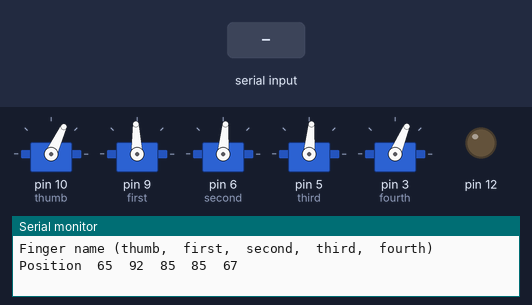
The sketch below on a simulated Arduino Uno, built with avr-gcc and run on an emulated ATmega328P. On the bench: 5 × servo, output pins drawn as LEDs (lit = HIGH), the last lines printed to the serial monitor. The inputs (shaded band) are chosen by the test bench. Random numbers use the default seed unless the sketch sets one.

Above: at 2.2 s.
2.3 s: "in_n_out" received over Serial
At 4.5 s:
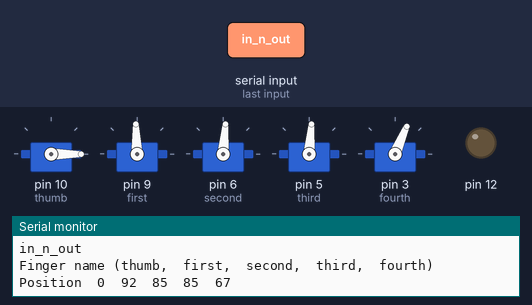
4.8 s: "first" received over Serial
7.3 s: "second" received over Serial
At 8.5 s:
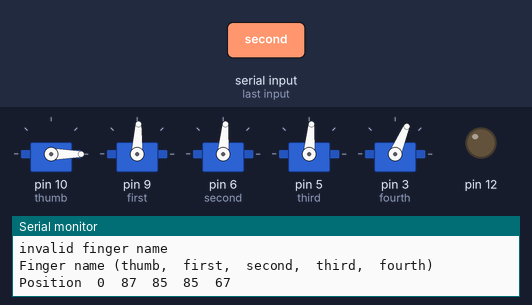
9.8 s: "play" received over Serial
At 12.0 s:
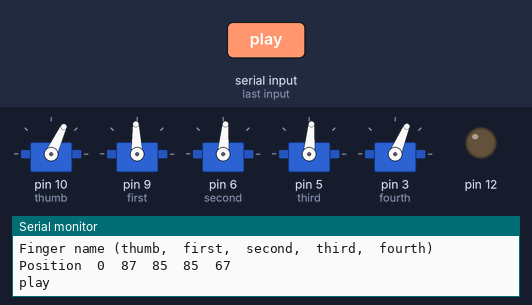
12.8 s: "ripple" received over Serial
15.8 s: "ripple" received over Serial
At 17.4 s:
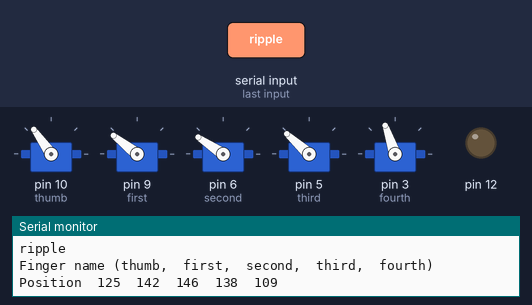
Timing chart, 0 to 18.9 s (numbered marks = the images above; inputs shaded):
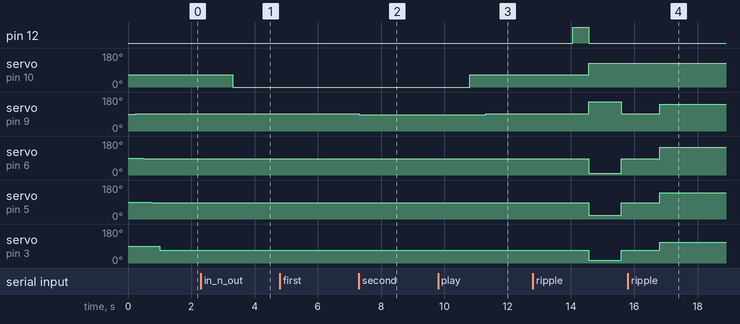

Measured:
- after the input at 2.3 s, servo on pin 10 (thumb): 65° → 0° after 1.0 s
- after the input at 7.3 s, servo on pin 9 (first): 92° → 87° at once
- after the input at 9.8 s, servo on pin 10 (thumb): 0° → 65° after 1.0 s; servo on pin 9 (first): 87° → 92° after 1.5 s
- after the input at 15.8 s, servo on pin 9 (first): 92° → 142° after 1.0 s; servo on pin 6 (second): 85° → 146° after 1.0 s; servo on pin 5 (third): 85° → 138° after 1.0 s; servo on pin 3 (fourth): 67° → 109° after 1.0 s

The sketch:

constants.ino
```cpp
#include "Servo.h"


Servo thumb;    //global objects accessable in all functions. use servo object for each finger
Servo first;
Servo second;
Servo third;
Servo fourth;


int thumb_upper = 125;      //mechanical limtis for fingers
int thumb_lower = 5;
int thumb_range = thumb_upper - thumb_lower;
int thumb_mid = thumb_lower + thumb_range/2;


int first_upper = 155;
int first_lower = 30;
int first_range = first_upper - first_lower;
int first_mid = first_lower + first_range/2;

int second_upper = 160;   //note, due to motor reversed in frame this motor operates in reverse direction, upper limit is closed finger
int second_lower = 10;
int second_range = second_upper - second_lower;
int second_mid = second_lower + second_range/2;

int third_upper = 150;
int third_lower = 20;
int third_range = third_upper - third_lower;
int third_mid = third_lower + third_range/2;

int fourth_upper = 120;
int fourth_lower = 15;
int fourth_range = fourth_upper - fourth_lower;
int fourth_mid = fourth_lower + fourth_range/2;

int rock_first = first_lower;   //define global variables for positions of fingers for each hand movement. set these as required
int rock_second = second_upper;   //note, reverse connected
int rock_third = third_lower;
int rock_fourth = fourth_lower;
int rock_thumb = thumb_lower;

int paper_first = first_upper;
int paper_second = second_lower;
int paper_third = third_upper;
int paper_fourth = fourth_upper;
int paper_thumb = thumb_upper;

int scissors_first = first_upper;
int scissors_second = second_lower;
int scissors_third = third_lower;
int scissors_fourth = fourth_lower;
int scissors_thumb = thumb_upper;


int period =4000;               //4 seconds to cycle in and out
int flag3 = 0;
int flag4 = 0;
int flag5 = 0;
int finger_lag = (3.14159/8);
int start_time;
```

functions.ino
```cpp
void initialise_arm(){
thumb.attach(10);
first.attach(9);
second.attach(6);
third.attach(5);
fourth.attach(3);

 thumb.write(thumb_mid);                     //set everything to a neutral point, there shouldn't be large forces on the motors here
 delay(250);                          //small delay so as not to draw too much current by running all servos
 first.write(first_mid);
 delay(250);
 second.write(second_mid);
 delay(250);
 third.write(third_mid);
 delay(250);
 fourth.write(fourth_mid);
}


void middle_pos(){

  thumb.write(thumb_mid);                     //set everything to a neutral point, there shouldn't be large forces on the motors here
 delay(250);                          //small delay so as not to draw too much current by running all servos
 fourth.write(fourth_mid);
 delay(250);
 first.write(first_mid);
 delay(250);
 third.write(third_mid);
 delay(250);
 second.write(second_mid);
 delay(250);

}
void play(){
  int temp = random(0,4);
  middle_pos();
  Serial.println("Lets play!");
  delay(1000);

  Serial.println("Rock...");
  delay(500);

  Serial.println("Paper...!");

  delay(500);

  digitalWrite(12,HIGH);
  Serial.println("Scissors!");
  delay(500);
  digitalWrite(12,LOW);
  Serial.println("\n\n");

  if (temp ==1){
  rock();
  Serial.println("Rock!");
  }

  else if(temp ==2){
  paper();
  Serial.println("Paper!");
  }

  else if (temp ==3){
  scissors();
  Serial.println("Scissors!");
  }

}


void rock (){
first.write(rock_first);
second.write(rock_second);
third.write(rock_third);
fourth.write(rock_fourth);
thumb.write(rock_thumb);

}

void paper (){
first.write(paper_first);
second.write(paper_second);
third.write(paper_third);
fourth.write(paper_fourth);
thumb.write(paper_thumb);

}


void scissors (){
first.write(scissors_first);
second.write(scissors_second);
third.write(scissors_third);
fourth.write(scissors_fourth);
thumb.write(scissors_thumb);

}
void set_pos (String finger, int pos){
  if (check_limits(finger, pos)){      //check mechanically save position
    if (finger == "first"){     //check it matches an active servo
      first.write(pos);
    }
    else if(finger =="second"){
      second.write(pos);
    }
    else if(finger =="third"){
      third.write(pos);
    }

    else if(finger =="fourth"){
      fourth.write(pos);
    }

    else if(finger == "thumb"){
      thumb.write(pos);
    }

  }
}

int check_limits (String finger, int pos){    //compares a position to finger limtis to avoid moving outside mechanical limtis
  if (finger == "thumb"){
    if (pos > thumb_lower && pos < thumb_upper)
      return 1;   //all good

    else
      return 0;   //not all good
  }

  else if (finger == "first"){
    if (pos > first_lower && pos < first_upper)
      return 1;

    else
      return 0;
  }

  else if (finger == "second"){
    if (pos > second_lower && pos < second_upper)
      return 1;

    else
      return 0;
  }

  else if (finger == "third"){
    if (pos > third_lower && pos < third_upper)
      return 1;

    else
      return 0;
  }

  else if (finger == "fourth"){
    if (pos > fourth_lower && pos < fourth_upper)
      return 1;

    else
      return 0;
  }

  else {
    Serial.println("cannot check limtis correctly");
    return 0;
  }
  }


void increment(String finger, int increment){

  if (finger == "first"){
    int pos = first.read();
    if (check_limits(finger, pos+increment))
    first.write(increment +pos);
  }
  else if(finger =="second"){
    int pos = second.read();
    if (check_limits(finger, pos+increment))
    second.write(increment +pos);
  }
  else if(finger =="third"){
    int pos = third.read();
    if (check_limits(finger, pos+increment))
    third.write(increment+pos);
  }

  else if(finger =="fourth"){
    int pos = fourth.read();
    if (check_limits(finger, pos+increment))
    fourth.write(increment +pos);
  }

  else if(finger == "thumb"){
    int pos = thumb.read();
    if (check_limits(finger, pos+increment))
    thumb.write(increment +pos);
  }
  else{
  }

}

void increment_multipul(String Finger){
  Serial.println("increment value 5 degrees");
  Serial.println("positive increment (w) or negitive(s) or exit(other)");

  int flag2 =0;
  while(flag2==0){

  if (Serial.available()>0){
   char temp = Serial.read();

   if (temp == 'w' ){
   increment (Finger, 5);

   }

   else if (temp == 's'){
    increment(Finger, -5);

   }
   else{        //break if another letter is entered
   flag2=1;
   }
  Serial.println(finger_pos(Finger));
}
}
}


void print_pos(){

Serial.println("Finger name (thumb,  first,  second,  third,  fourth)");
Serial.print("Position");
Serial.print("\t");
Serial.print(thumb.read());
Serial.print("\t");
Serial.print(first.read());
Serial.print("\t");
Serial.print(second.read());
Serial.print("\t");
Serial.print(third.read());
Serial.print("\t");
Serial.println(fourth.read());
}

int finger_pos (String finger){
  if (finger == "thumb"){
    return(thumb.read());
  }

  if (finger == "first"){
    return(first.read());
  }

   if (finger == "second"){
     return(second.read());
    }

   if (finger == "third"){
     return(third.read());
    }

   if (finger == "fourth"){
     return(fourth.read());
    }


}


void ripple_fingers(){        //ripple finger in and out, the aim of this function design is to not use the microcontroller continuously so it needs to be called regularly

  int pos1, pos2, pos3, pos4;

  if (flag3 == 0)   { //first iteration only
    flag3 =1;         //set so it wont execute this again

    pos1 = first_mid; //set initial positions
    pos2 = second_mid;
    pos3 = third_mid;
    pos4  = fourth_mid;

    start_time = millis();      //find start time

  }

  else {

    int time_now = millis()-start_time;    //figure out how long its been since first execution of this function

    pos1 = first_mid + (first_range/2) * sin((time_now * 3.14159) / period + finger_lag*0);   //set positions with respect to the time based off a function
    pos2 = second_mid + (second_range/2) * sin((time_now * 3.14159) / period + finger_lag*1); //(possibly piecewise linear function required)
    pos3 = third_mid + (third_range/2) * sin((time_now * 3.14159) / period + finger_lag*2);
    pos4 = fourth_mid + (fourth_range/2) * sin((time_now * 3.14159) / period + finger_lag*3);

  }

  first.write(pos1);
  second.write(pos2);
  third.write(pos3);
  fourth.write(pos4);
}


void in_and_out(){

int pos1, pos2, pos3, pos4, pos5;

  if (flag4 == 0)   { //first iteration only
    flag4 =1;         //set so it wont execute this again

    pos1 = first_mid; //set initial positions
    pos2 = second_mid;
    pos3 = third_mid;
    pos4  = fourth_mid;

    start_time = millis();      //find start time

  }

  else {

    int time_now = millis()-start_time;    //figure out how long its been since first execution of this function
    int temp = sin((time_now * 3.14159) / period);

    pos1 = first_mid + (first_range/2) * temp;    //set positions with respect to the time
    pos2 = second_mid + (second_range/2) * temp;
    pos3 = third_mid + (third_range/2) * temp;
    pos4 = fourth_mid + (fourth_range/2) * temp;
    pos5 = thumb_mid + (thumb_range/2) * temp;

  }

  first.write(pos1);
  second.write(pos2);
  third.write(pos3);
  fourth.write(pos4);
  thumb.write(pos5);
}

void reset_actions(){
  flag3 =0;
  flag4 =0;
  flag5 =0;

}


void beckoning(){

  int pos;
thumb.write(thumb_lower);
second.write(second_upper);
third.write(third_lower);
fourth.write(fourth_lower);

    if (flag5 ==0){
      pos = first_mid;
      flag5 =1;
      start_time = millis();
    }

    else{
      int time_now = millis()-start_time;    //figure out how long its been since first execution of this function
    int temp = sin((time_now * 3.14159) / period); //value beween -1 and 1
    pos = first_mid + (first_range/2) * temp;
    }

    first.write(pos);
}
```

test_code.ino
```cpp
void setup() {

  initialise_arm();   //attach servos and set initial positions to 90 degrees
  Serial.begin(9600);
  print_pos();        //print startup positions
pinMode(12, OUTPUT);
digitalWrite(12,LOW);
}


void loop() {

  int flag1 =0;

    while (flag1 == 0){   // continually loop, doing nothing, until serial input, then loop once and exit back to waiting for serial input

      if (Serial.available()>0){  //serial buffer filled? if yes proced to inner code, otherwise wait

        String Finger = Serial.readString();  //finger name to be set entered by user, names are servo object names
        flag1=1;  //exit condition, allows exit of this loop on next iteration attempt
          Serial.println(Finger);
          Finger.trim();
              if (Finger == "play")      //option to randomly set fingers based on rock paper sicissors positions
                play();

              else if (Finger == "thumb" || Finger == "first" || Finger == "second" || Finger == "third" || Finger == "fourth")  //for any other input, print invalid message
                {
                  reset_actions();
                  increment_multipul(Finger);   //call function to set new value of specified finger

                }

              else if( Finger == "ripple"){
              ripple_fingers();
              }

              else if (Finger== "in_n_out"){
                in_and_out();
              }

              else if (Finger == "come here"){
                beckoning();
              }
              else
              {
                reset_actions;
                Serial.println("");
                Serial.println ("invalid finger name");
                Serial.println("");
                }
      }
    }

  flag1=0;    //code exacuted, reset flag

  print_pos();  //print current positions, only prints once while loop exits, ie once something happens
}
```
